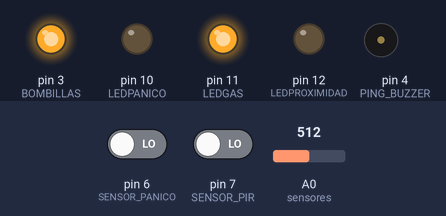
Simulated run of this sketch. Board: Arduino Uno, built with avr-gcc and run on an emulated ATmega328P. On the bench: output pins drawn as LEDs (lit = HIGH), buzzer (waves = sounding). The inputs (shaded band) are chosen by the test bench; at power-on: pin 6 (SENSOR_PANICO) LOW, pin 7 (SENSOR_PIR) LOW, A0 (sensores) = 512. What the sketch prints to the serial monitor is not drawn.

Above: at 0.1 s.
At 10.8 s:
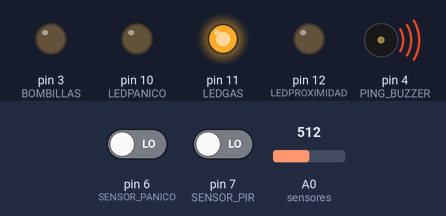
10.9 s: pin 6 (SENSOR_PANICO) driven HIGH
At 12.2 s:
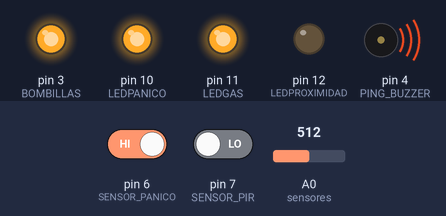
Timing chart, 0 to 13.9 s (numbered marks = the images above; inputs shaded):
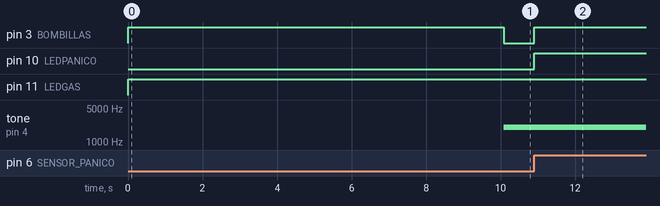

The sketch:

alarma_25102019.ino
```cpp
bool activado = false;
bool gasactivado = false;
bool panicoactivado = false;

bool buzzeractivado = false;

int SENSOR_PIR = 7; //pin para el sensor pir
int SENSOR_GAS = A0; //pin para el sensor de gas
int SENSOR_PANICO = 6; //pin para el sensor de panico
int LEDPROXIMIDAD = 12; // habilitar encendido de led
int LEDGAS = 11;
int LEDPANICO = 10;
int BOMBILLAS = 3;

int PING_BUZZER = 4; //salida senoidal del buzzer
float sinVal;
int toneVal;

unsigned long previousMillis = 0;
unsigned long previousMillisBuzzer = 0;
long interval = 2000;

long intervalBuzzer = 10000;

int ledEncendido = 0;
unsigned long ledMillis = 0;

void setup() {
  pinMode(SENSOR_PIR,INPUT);//configurar la entrada del pulso del PIR
  pinMode(SENSOR_PANICO,INPUT);//configurar la entrada del pulso de PANICO
  pinMode(LEDPROXIMIDAD,OUTPUT);
  pinMode(LEDGAS,OUTPUT);
  pinMode(LEDPANICO,OUTPUT);
  pinMode(BOMBILLAS,OUTPUT);

  Serial.begin(9600); //configurar los baudios del serial
}

void loop() {
  sensores();
}

void sensores(){
  /*------------- sensor PIR------------------*/
  if(activado == false){
    if(digitalRead(SENSOR_PIR) == HIGH)
    {
      activado = true;
      Serial.println("Movimiento detectado");
      digitalWrite(LEDPROXIMIDAD,HIGH);
      Serial.write("2");
      encender_buzzer();
    }
  }

  if(digitalRead(SENSOR_PIR) == LOW){
      activado = false;
      digitalWrite(LEDPROXIMIDAD,LOW);
    }
/*---------------------------------------------*/

/*-------------- sensor GAS -------------------*/
  int valor = analogRead(A0);

  if(gasactivado == false){
    if(valor >= 300){
      digitalWrite(LEDGAS,HIGH);
      Serial.println("Gas detectado");
      Serial.write("3");
      gasactivado = true;
      encender_buzzer();
    }

 }

  if(valor < 300){
    digitalWrite(LEDGAS,LOW);
    gasactivado = false;
  }
/*---------------------------------------------*/

/*--------------- sensor PANICO-------------------*/
    if(digitalRead(SENSOR_PANICO) == HIGH)
    {
        if(panicoactivado == false)
        {
            panicoactivado = true;

            digitalWrite(LEDPANICO,HIGH);
            Serial.println("BOTON DE PANICO ACTIVADO");
            Serial.write("4");
            encender_buzzer();
         }
    }


  if(digitalRead(SENSOR_PANICO) == LOW){
       panicoactivado = false;
       digitalWrite(LEDPANICO,LOW);
  }
/*------------------------------------------------*/
}

void encender_buzzer()
{
  pinMode(PING_BUZZER, OUTPUT); // Definimos el pin 4 como salida.
  digitalWrite(BOMBILLAS,HIGH);

  unsigned long currentMillisBuzzer = millis();

  intervalBuzzer = (currentMillisBuzzer + 10000);

  while((currentMillisBuzzer - previousMillisBuzzer) < intervalBuzzer)
  {
    for(int x=0; x<180; x++){
            // convertimos grados en radianes para luego obtener el valor.
            sinVal = (sin(x*(3.1412/180)));
            // generar una frecuencia a partir del valor sin
            toneVal = 2000+(int(sinVal*1000));

            tone(PING_BUZZER, toneVal);
            delay(2);

   }
    currentMillisBuzzer = millis();
  }

  Serial.println("Apagado");

  pinMode(PING_BUZZER, INPUT); // Definimos el pin 4 como entrada.
  digitalWrite(BOMBILLAS,LOW);
}
```

Measured:
- after the input at 10.9 s, pin 3 (BOMBILLAS), pin 10 (LEDPANICO): LOW → HIGH at once
